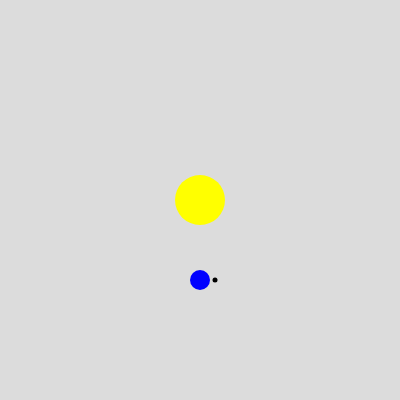
Frame 1 (no input)
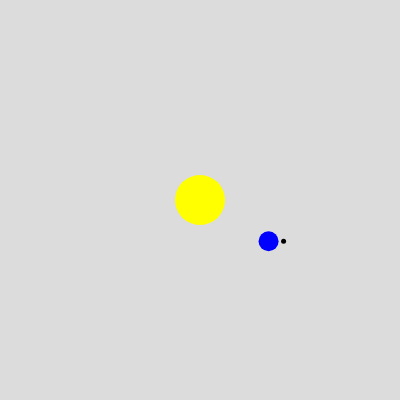
Frame 60 (no input)
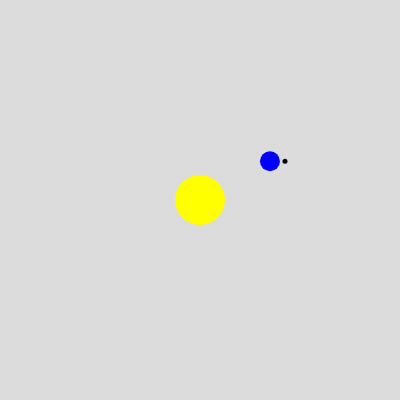
Frame 120 (the mouse pressed at the canvas centre since frame 60)

The p5.js sketch that drew these frames (run headless with seeded random() and noise() and a simulated clock; from frame 60 on, the mouse is pressed at the canvas centre):

// p5.js sketch
// ── sketch.js
let sistemaSolar;


function setup() {
  createCanvas(400, 400);
  sistemaSolar = new SistemaSolar();
}

function draw() {
  background(220);
  sistemaSolar.show();
}

// ── Estrella.js
class Estrella{

    constructor(x,y){
    this.x = x;
    this.y = y; 


}
    show(){
        noStroke();
        fill(255,255,0);
        ellipse(this.x,this.y,50,50);
    }
getX(){
    return this.x;
}
getY(){
    return this.y;
}



}
// ── Luna.js
class Luna{
    constructor(refPlaneta){
        this.refPlaneta = refPlaneta;
    }
show(){
    fill(0);
    ellipse(this.refPlaneta.getX()+15,this.refPlaneta.getY(),5,5);


}




}
// ── Planeta.js
class Planeta{
        constructor(refEstrella){
            this.refEstrella=refEstrella;
            this.x = refEstrella.getX()+35;
            this.y = refEstrella.getY();
            this.angulo = 0,0;
            this.refLuna = undefined;
        }
show(){ 
    fill(0,0,255);
    this.x = this.refEstrella.getX() + (80*sin(this.angulo));
    this.y = this.refEstrella.getY() + (80*cos(this.angulo));
    ellipse(this.x,this.y,20,20);
    this.girar();

}
girar(){
this.angulo+=Math.PI/180



}

girar(){
    this.angulo+=Math.PI/180;

}


getX(){
    return this.x;
}
getY(){
    return this.y;
}
getAngulo(){
    return this.angulo;
}



}
// ── SistemaSolar.js
class SistemaSolar {
    constructor(){
        this.sol = new Estrella(200,200); // Clase Estrella
        this.tierra = new Planeta(this.sol);
        this.luna = new Luna(this.tierra);
    }
     
    show(){
        this.sol.show();
        this.tierra.show();
        this.luna.show();
        

    }
}
